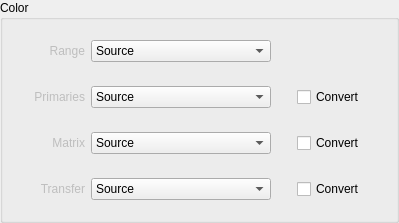
                        <widget class="QGroupBox" name="groupBoxSettings_9">
                         <property name="title">
                          <string>Color</string>
                         </property>
                         <layout class="QGridLayout" name="gridLayout_30">
                          <property name="topMargin">
                           <number>20</number>
                          </property>
                          <property name="bottomMargin">
                           <number>20</number>
                          </property>
                          <item row="0" column="0">
                           <layout class="QGridLayout" name="gridLayout_35">
                            <property name="topMargin">
                             <number>0</number>
                            </property>
                            <property name="verticalSpacing">
                             <number>24</number>
                            </property>
                            <item row="2" column="1" alignment="Qt::AlignRight">
                             <widget class="QLabel" name="label_credits_47">
                              <property name="enabled">
                               <bool>false</bool>
                              </property>
                              <property name="minimumSize">
                               <size>
                                <width>50</width>
                                <height>0</height>
                               </size>
                              </property>
                              <property name="maximumSize">
                               <size>
                                <width>16777215</width>
                                <height>25</height>
                               </size>
                              </property>
                              <property name="text">
                               <string>Matrix</string>
                              </property>
                              <property name="alignment">
                               <set>Qt::AlignRight|Qt::AlignTrailing|Qt::AlignVCenter</set>
                              </property>
                             </widget>
                            </item>
                            <item row="2" column="2">
                             <widget class="QComboBox" name="comboBox_color_matrix">
                              <property name="enabled">
                               <bool>true</bool>
                              </property>
                              <property name="sizePolicy">
                               <sizepolicy hsizetype="Fixed" vsizetype="Fixed">
                                <horstretch>0</horstretch>
                                <verstretch>0</verstretch>
                               </sizepolicy>
                              </property>
                              <property name="minimumSize">
                               <size>
                                <width>130</width>
                                <height>0</height>
                               </size>
                              </property>
                              <property name="maximumSize">
                               <size>
                                <width>250</width>
                                <height>25</height>
                               </size>
                              </property>
                              <property name="autoFillBackground">
                               <bool>false</bool>
                              </property>
                              <property name="styleSheet">
                               <string notr="true"/>
                              </property>
                              <property name="editable">
                               <bool>false</bool>
                              </property>
                              <property name="maxCount">
                               <number>20</number>
                              </property>
                              <property name="iconSize">
                               <size>
                                <width>16</width>
                                <height>16</height>
                               </size>
                              </property>
                              <property name="frame">
                               <bool>true</bool>
                              </property>
                              <item>
                               <property name="text">
                                <string>Source</string>
                               </property>
                              </item>
                              <item>
                               <property name="text">
                                <string>bt470bg</string>
                               </property>
                              </item>
                              <item>
                               <property name="text">
                                <string>bt709</string>
                               </property>
                              </item>
                              <item>
                               <property name="text">
                                <string>bt2020nc</string>
                               </property>
                              </item>
                              <item>
                               <property name="text">
                                <string>bt2020c</string>
                               </property>
                              </item>
                              <item>
                               <property name="text">
                                <string>smpte170m</string>
                               </property>
                              </item>
                              <item>
                               <property name="text">
                                <string>smpte240m</string>
                               </property>
                              </item>
                              <item>
                               <property name="text">
                                <string>smpte2085</string>
                               </property>
                              </item>
                              <item>
                               <property name="text">
                                <string>chroma-derived-nc</string>
                               </property>
                              </item>
                              <item>
                               <property name="text">
                                <string>chroma-derived-c</string>
                               </property>
                              </item>
                              <item>
                               <property name="text">
                                <string>fcc</string>
                               </property>
                              </item>
                              <item>
                               <property name="text">
                                <string>GBR</string>
                               </property>
                              </item>
                              <item>
                               <property name="text">
                                <string>ICtCp</string>
                               </property>
                              </item>
                              <item>
                               <property name="text">
                                <string>YCgCo</string>
                               </property>
                              </item>
                             </widget>
                            </item>
                            <item row="2" column="4">
                             <widget class="QCheckBox" name="checkBox_matrix">
                              <property name="text">
                               <string>Convert</string>
                              </property>
                             </widget>
                            </item>
                            <item row="1" column="1" alignment="Qt::AlignRight">
                             <widget class="QLabel" name="label_credits_44">
                              <property name="enabled">
                               <bool>false</bool>
                              </property>
                              <property name="minimumSize">
                               <size>
                                <width>0</width>
                                <height>0</height>
                               </size>
                              </property>
                              <property name="maximumSize">
                               <size>
                                <width>16777215</width>
                                <height>25</height>
                               </size>
                              </property>
                              <property name="text">
                               <string>Primaries</string>
                              </property>
                              <property name="alignment">
                               <set>Qt::AlignRight|Qt::AlignTrailing|Qt::AlignVCenter</set>
                              </property>
                             </widget>
                            </item>
                            <item row="1" column="2">
                             <widget class="QComboBox" name="comboBox_color_prim">
                              <property name="enabled">
                               <bool>true</bool>
                              </property>
                              <property name="minimumSize">
                               <size>
                                <width>0</width>
                                <height>0</height>
                               </size>
                              </property>
                              <property name="maximumSize">
                               <size>
                                <width>250</width>
                                <height>25</height>
                               </size>
                              </property>
                              <property name="autoFillBackground">
                               <bool>false</bool>
                              </property>
                              <property name="styleSheet">
                               <string notr="true"/>
                              </property>
                              <property name="maxCount">
                               <number>20</number>
                              </property>
                              <property name="iconSize">
                               <size>
                                <width>16</width>
                                <height>16</height>
                               </size>
                              </property>
                              <property name="frame">
                               <bool>true</bool>
                              </property>
                              <item>
                               <property name="text">
                                <string>Source</string>
                               </property>
                              </item>
                              <item>
                               <property name="text">
                                <string>bt470m</string>
                               </property>
                              </item>
                              <item>
                               <property name="text">
                                <string>bt470bg</string>
                               </property>
                              </item>
                              <item>
                               <property name="text">
                                <string>bt709</string>
                               </property>
                              </item>
                              <item>
                               <property name="text">
                                <string>bt2020</string>
                               </property>
                              </item>
                              <item>
                               <property name="text">
                                <string>smpte170m</string>
                               </property>
                              </item>
                              <item>
                               <property name="text">
                                <string>smpte240m</string>
                               </property>
                              </item>
                              <item>
                               <property name="text">
                                <string>smpte428</string>
                               </property>
                              </item>
                              <item>
                               <property name="text">
                                <string>smpte431</string>
                               </property>
                              </item>
                              <item>
                               <property name="text">
                                <string>smpte432</string>
                               </property>
                              </item>
                              <item>
                               <property name="text">
                                <string>film</string>
                               </property>
                              </item>
                             </widget>
                            </item>
                            <item row="0" column="5">
                             <spacer name="horizontalSpacer_21">
                              <property name="orientation">
                               <enum>Qt::Horizontal</enum>
                              </property>
                              <property name="sizeHint" stdset="0">
                               <size>
                                <width>20</width>
                                <height>20</height>
                               </size>
                              </property>
                             </spacer>
                            </item>
                            <item row="0" column="1" alignment="Qt::AlignRight">
                             <widget class="QLabel" name="label_credits_64">
                              <property name="enabled">
                               <bool>false</bool>
                              </property>
                              <property name="minimumSize">
                               <size>
                                <width>50</width>
                                <height>0</height>
                               </size>
                              </property>
                              <property name="maximumSize">
                               <size>
                                <width>16777215</width>
                                <height>25</height>
                               </size>
                              </property>
                              <property name="text">
                               <string>Range</string>
                              </property>
                              <property name="alignment">
                               <set>Qt::AlignRight|Qt::AlignTrailing|Qt::AlignVCenter</set>
                              </property>
                             </widget>
                            </item>
                            <item row="0" column="2">
                             <widget class="QComboBox" name="comboBox_color_range">
                              <property name="enabled">
                               <bool>true</bool>
                              </property>
                              <property name="sizePolicy">
                               <sizepolicy hsizetype="Fixed" vsizetype="Fixed">
                                <horstretch>0</horstretch>
                                <verstretch>0</verstretch>
                               </sizepolicy>
                              </property>
                              <property name="minimumSize">
                               <size>
                                <width>180</width>
                                <height>0</height>
                               </size>
                              </property>
                              <property name="maximumSize">
                               <size>
                                <width>250</width>
                                <height>25</height>
                               </size>
                              </property>
                              <property name="autoFillBackground">
                               <bool>false</bool>
                              </property>
                              <property name="styleSheet">
                               <string notr="true"/>
                              </property>
                              <property name="currentText">
                               <string>Source</string>
                              </property>
                              <property name="maxCount">
                               <number>20</number>
                              </property>
                              <property name="iconSize">
                               <size>
                                <width>16</width>
                                <height>16</height>
                               </size>
                              </property>
                              <property name="frame">
                               <bool>true</bool>
                              </property>
                              <item>
                               <property name="text">
                                <string>Source</string>
                               </property>
                              </item>
                              <item>
                               <property name="text">
                                <string>Full</string>
                               </property>
                              </item>
                              <item>
                               <property name="text">
                                <string>Limited</string>
                               </property>
                              </item>
                             </widget>
                            </item>
                            <item row="0" column="0">
                             <spacer name="horizontalSpacer_15">
                              <property name="orientation">
                               <enum>Qt::Horizontal</enum>
                              </property>
                              <property name="sizeHint" stdset="0">
                               <size>
                                <width>20</width>
                                <height>20</height>
                               </size>
                              </property>
                             </spacer>
                            </item>
                            <item row="3" column="1" alignment="Qt::AlignRight">
                             <widget class="QLabel" name="label_credits_48">
                              <property name="enabled">
                               <bool>false</bool>
                              </property>
                              <property name="sizePolicy">
                               <sizepolicy hsizetype="Fixed" vsizetype="Preferred">
                                <horstretch>0</horstretch>
                                <verstretch>0</verstretch>
                               </sizepolicy>
                              </property>
                              <property name="minimumSize">
                               <size>
                                <width>0</width>
                                <height>0</height>
                               </size>
                              </property>
                              <property name="maximumSize">
                               <size>
                                <width>16777215</width>
                                <height>25</height>
                               </size>
                              </property>
                              <property name="text">
                               <string>Transfer</string>
                              </property>
                              <property name="alignment">
                               <set>Qt::AlignRight|Qt::AlignTrailing|Qt::AlignVCenter</set>
                              </property>
                             </widget>
                            </item>
                            <item row="3" column="2">
                             <widget class="QComboBox" name="comboBox_transfer">
                              <property name="enabled">
                               <bool>true</bool>
                              </property>
                              <property name="minimumSize">
                               <size>
                                <width>0</width>
                                <height>0</height>
                               </size>
                              </property>
                              <property name="maximumSize">
                               <size>
                                <width>250</width>
                                <height>25</height>
                               </size>
                              </property>
                              <property name="autoFillBackground">
                               <bool>false</bool>
                              </property>
                              <property name="styleSheet">
                               <string notr="true"/>
                              </property>
                              <property name="editable">
                               <bool>false</bool>
                              </property>
                              <property name="maxCount">
                               <number>20</number>
                              </property>
                              <property name="iconSize">
                               <size>
                                <width>16</width>
                                <height>16</height>
                               </size>
                              </property>
                              <property name="frame">
                               <bool>true</bool>
                              </property>
                              <item>
                               <property name="text">
                                <string>Source</string>
                               </property>
                              </item>
                              <item>
                               <property name="text">
                                <string>bt470m</string>
                               </property>
                              </item>
                              <item>
                               <property name="text">
                                <string>bt470bg</string>
                               </property>
                              </item>
                              <item>
                               <property name="text">
                                <string>bt709</string>
                               </property>
                              </item>
                              <item>
                               <property name="text">
                                <string>bt1361e</string>
                               </property>
                              </item>
                              <item>
                               <property name="text">
                                <string>bt2020-10</string>
                               </property>
                              </item>
                              <item>
                               <property name="text">
                                <string>bt2020-12</string>
                               </property>
                              </item>
                              <item>
                               <property name="text">
                                <string>smpte170m</string>
                               </property>
                              </item>
                              <item>
                               <property name="text">
                                <string>smpte240m</string>
                               </property>
                              </item>
                              <item>
                               <property name="text">
                                <string>smpte428</string>
                               </property>
                              </item>
                              <item>
                               <property name="text">
                                <string>smpte2084</string>
                               </property>
                              </item>
                              <item>
                               <property name="text">
                                <string>arib-std-b67</string>
                               </property>
                              </item>
                              <item>
                               <property name="text">
                                <string>linear</string>
                               </property>
                              </item>
                              <item>
                               <property name="text">
                                <string>log100</string>
                               </property>
                              </item>
                              <item>
                               <property name="text">
                                <string>log316</string>
                               </property>
                              </item>
                              <item>
                               <property name="text">
                                <string>iec61966-2-1</string>
                               </property>
                              </item>
                              <item>
                               <property name="text">
                                <string>iec61966-2-4</string>
                               </property>
                              </item>
                             </widget>
                            </item>
                            <item row="3" column="4">
                             <widget class="QCheckBox" name="checkBox_transfer">
                              <property name="text">
                               <string>Convert</string>
                              </property>
                             </widget>
                            </item>
                            <item row="1" column="4">
                             <widget class="QCheckBox" name="checkBox_primaries">
                              <property name="text">
                               <string>Convert</string>
                              </property>
                             </widget>
                            </item>
                            <item row="0" column="3">
                             <spacer name="horizontalSpacer_30">
                              <property name="orientation">
                               <enum>Qt::Horizontal</enum>
                              </property>
                              <property name="sizeType">
                               <enum>QSizePolicy::Fixed</enum>
                              </property>
                              <property name="sizeHint" stdset="0">
                               <size>
                                <width>20</width>
                                <height>20</height>
                               </size>
                              </property>
                             </spacer>
                            </item>
                           </layout>
                          </item>
                         </layout>
                        </widget>
